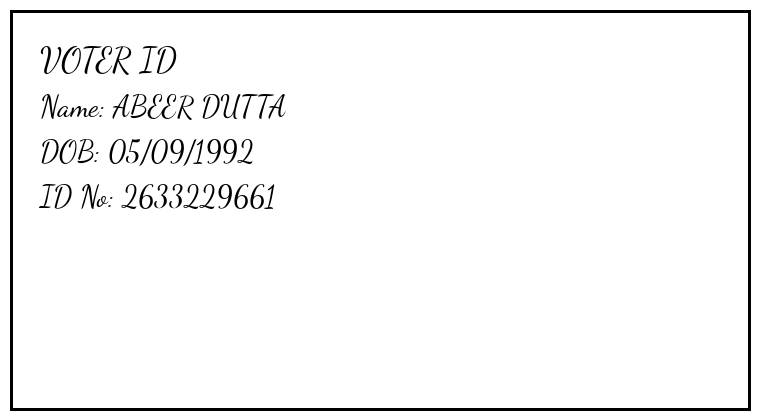
#> input picture research/ocr-validation/samples/id_0000_handwritten.png, 760 x 420 px; its folder holds only this picture in this run
$ python eval_blur_gate.py
#> lines starting #> are read from the running program, lines starting #| are printed output that depends on the picture
import os
import glob
import json
import numpy as np
from PIL import Image

def compute_laplacian_variance(image_path_or_pil):
    if isinstance(image_path_or_pil, str):
        im = Image.open(image_path_or_pil).convert('L')
    else:
        im = image_path_or_pil.convert('L')
    arr = np.array(im, dtype=np.float32)
    # 3x3 standard discrete Laplacian kernel in-place to minimize allocations
    lap = np.empty_like(arr[:-2, 1:-1])
    np.copyto(lap, arr[:-2, 1:-1])
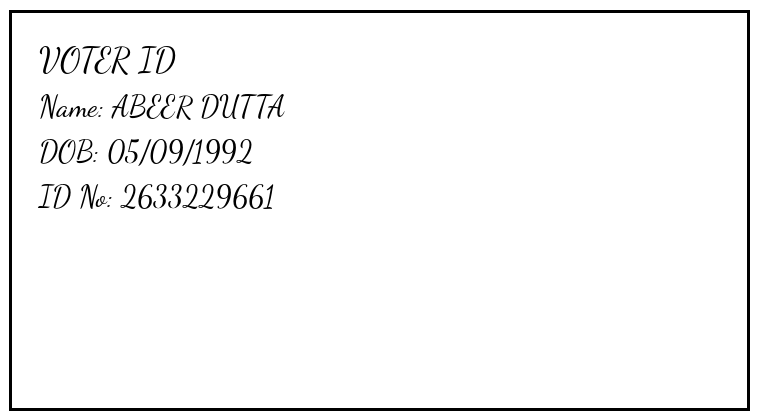
#> lap: shape (418, 758) float32; min 0, max 255, mean 245.9
    lap += arr[2:, 1:-1]
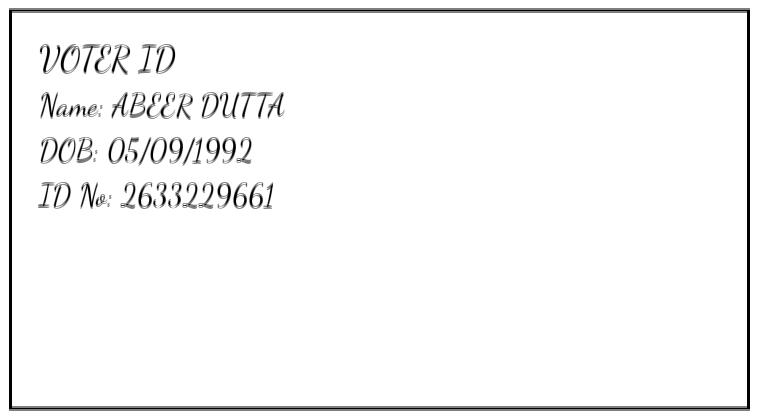
#> lap: shape (418, 758) float32; min 0, max 510, mean 491.9; drawn with min black and max white
    lap += arr[1:-1, :-2]
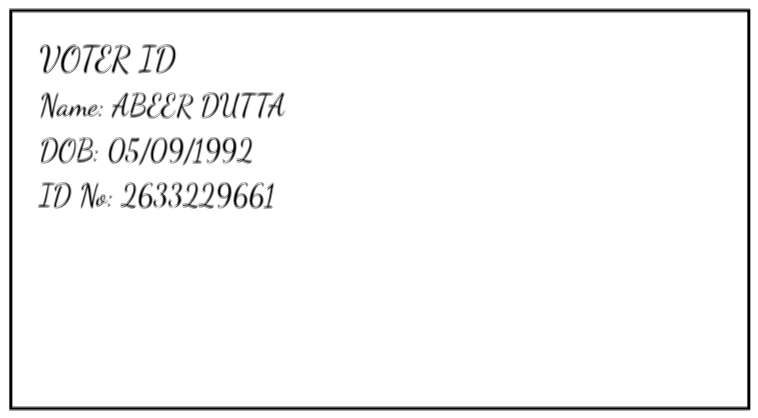
#> lap: shape (418, 758) float32; min 0, max 765, mean 737.8; drawn with min black and max white
    lap += arr[1:-1, 2:]
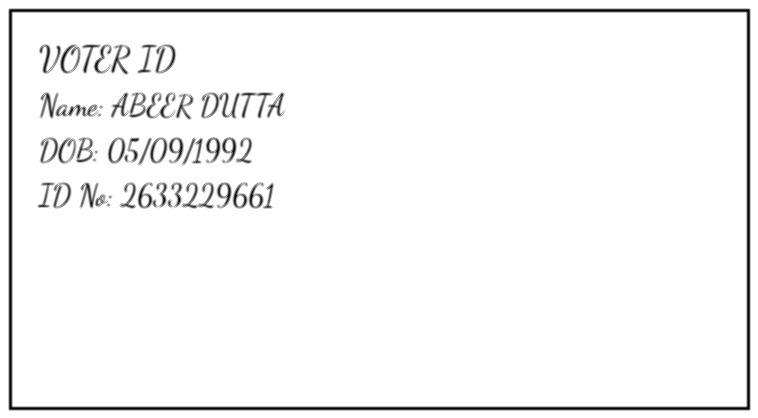
#> lap: shape (418, 758) float32; min 0, max 1020, mean 983.7; drawn with min black and max white
    lap -= 4.0 * arr[1:-1, 1:-1]
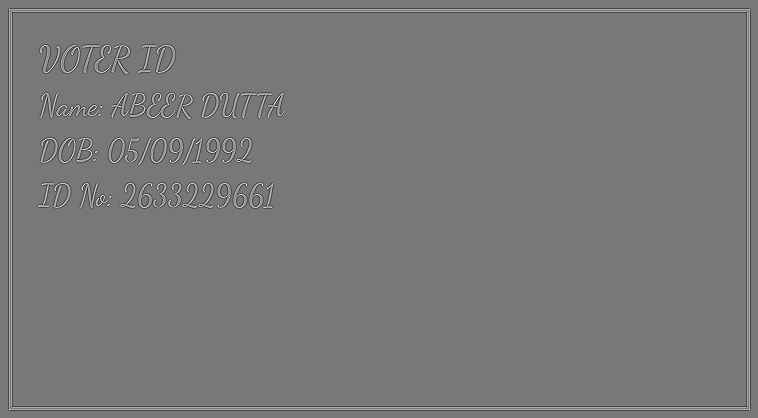
#> lap: shape (418, 758) float32; min -615, max 685, mean 0; drawn with min black and max white
    return float(np.var(lap))

def evaluate_samples(sample_dir="research/ocr-validation/samples", threshold=300.0):
    sample_files = sorted(glob.glob(os.path.join(sample_dir, "*.png")))
    results = []

    tp, fp, tn, fn = 0, 0, 0, 0

    print(f"=== Evaluating Blur Detection Gate (Threshold = {threshold}) ===")
    print(f"{'Filename':35s} | {'Condition':13s} | {'Laplacian Var':13s} | {'Gate Decision':15s} | {'Status'}")
    print("-" * 95)

    for path in sample_files:
        basename = os.path.basename(path)
        condition = basename.split("_")[-1].replace(".png", "")
        # Adjust for composite names like low_contrast
        if "low_contrast" in basename:
            condition = "low_contrast"

        score = compute_laplacian_variance(path)
#> score = 3757.3
        is_blurred_detected = score < threshold
#> is_blurred_detected = False
        is_actually_blurred = condition == "blurred"

        if is_blurred_detected and is_actually_blurred:
            tp += 1
            status = "CORRECT (REJECTED)"
        elif not is_blurred_detected and not is_actually_blurred:
            tn += 1
            status = "CORRECT (ACCEPTED)"
        elif is_blurred_detected and not is_actually_blurred:
            fp += 1
            status = "FALSE ALARM (FALSE REJECTION)"
        else:
            fn += 1
            status = "MISSED BLUR (LEAKAGE)"

        gate_str = "REJECT (Blur)" if is_blurred_detected else "ACCEPT"
#> gate_str = 'ACCEPT'
        print(f"{basename:35s} | {condition:13s} | {score:13.2f} | {gate_str:15s} | {status}")
#| id_0000_handwritten.png             | handwritten   |       3757.33 | ACCEPT          | CORRECT (ACCEPTED)

        results.append({
            "file": basename,
            "condition": condition,
            "score": score,
            "rejected": is_blurred_detected,
            "status": status,
        })

    total = len(sample_files)
    accuracy = (tp + tn) / total if total else 0
    precision = tp / (tp + fp) if (tp + fp) else 0
    recall = tp / (tp + fn) if (tp + fn) else 0

    print("-" * 95)
    print(f"Total Samples: {total} | TP={tp}, TN={tn}, FP={fp}, FN={fn}")
    print(f"Blur Detection Recall:    {recall:.1%} ({tp}/{tp+fn} blurred rejected)")
    print(f"False Positive Rate:      {fp/(fp+tn):.1%} ({fp}/{fp+tn} false rejections)")
    print(f"Overall Gate Accuracy:    {accuracy:.1%}")
    return results

if __name__ == "__main__":
    evaluate_samples()

$ run again, on research/ocr-validation/samples/id_0008_rotated.png
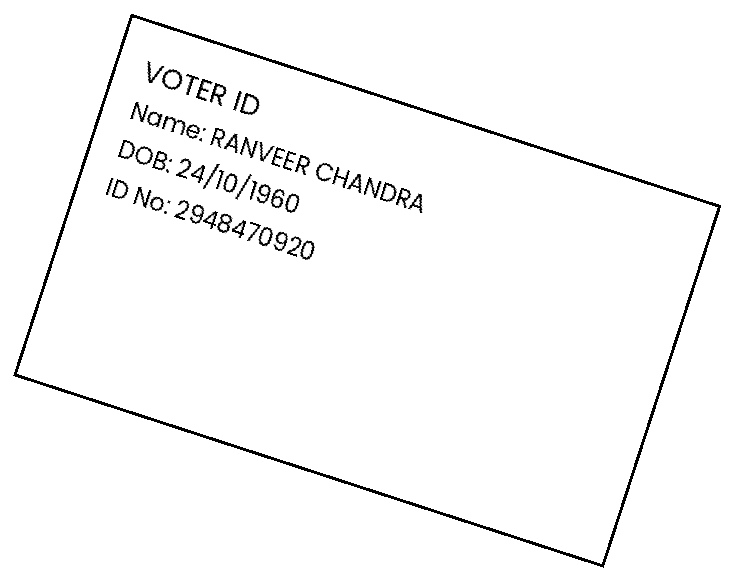
#> input picture research/ocr-validation/samples/id_0008_rotated.png, 734 x 580 px
#> in compute_laplacian_variance, `lap += arr[2:, 1:-1]`:
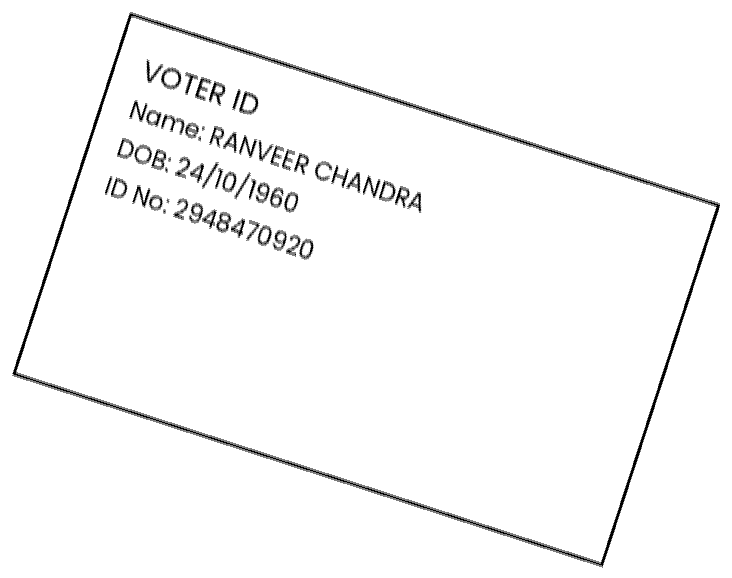
#> lap: shape (578, 732) float32; min 0, max 510, mean 497; drawn with min black and max white
#> in compute_laplacian_variance, `lap -= 4.0 * arr[1:-1, 1:-1]`:
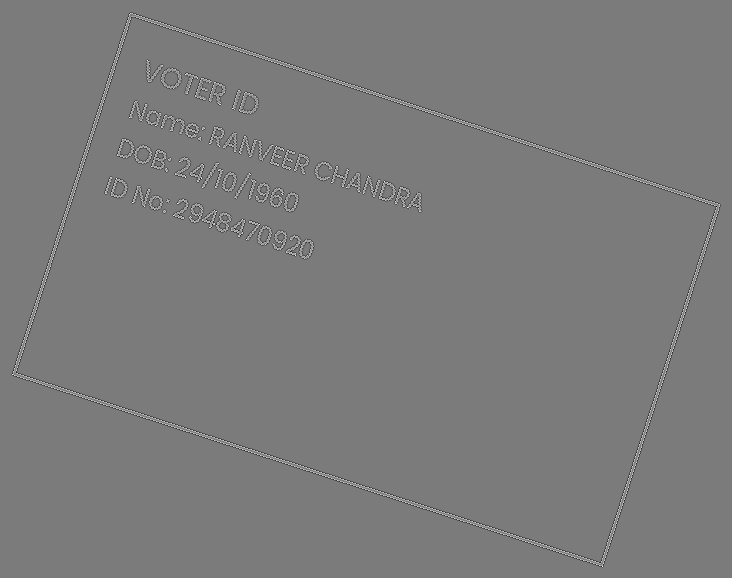
#> lap: shape (578, 732) float32; min -765, max 819, mean 0; drawn with min black and max white
#> score = 4158
#> is_blurred_detected = False
#> gate_str = 'ACCEPT'
#| id_0008_rotated.png                 | rotated       |       4158.01 | ACCEPT          | CORRECT (ACCEPTED)

$ run again, on research/ocr-validation/samples/receipt_0000_noisy.png
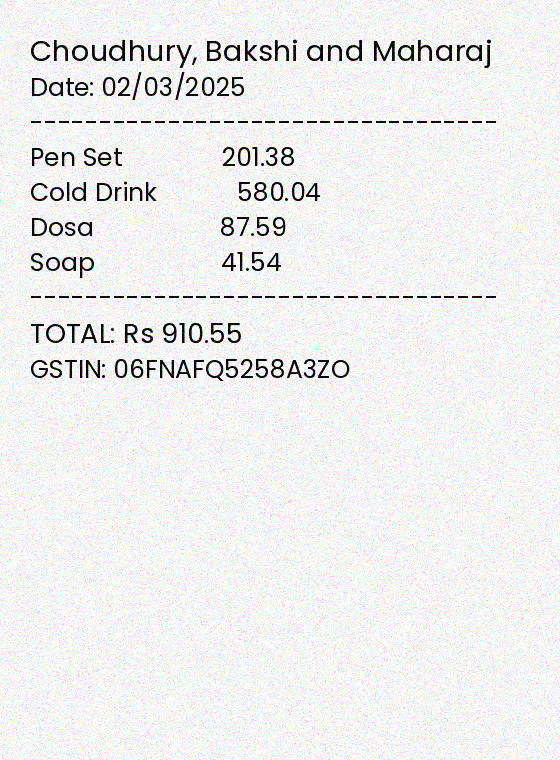
#> input picture research/ocr-validation/samples/receipt_0000_noisy.png, 560 x 760 px
#> in compute_laplacian_variance, `lap += arr[2:, 1:-1]`:
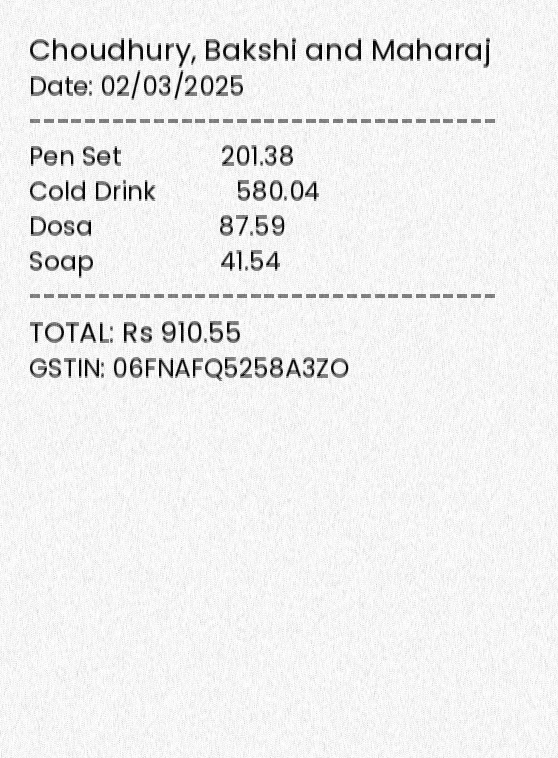
#> lap: shape (758, 558) float32; min 0, max 510, mean 477.1; drawn with min black and max white
#> in compute_laplacian_variance, `lap -= 4.0 * arr[1:-1, 1:-1]`:
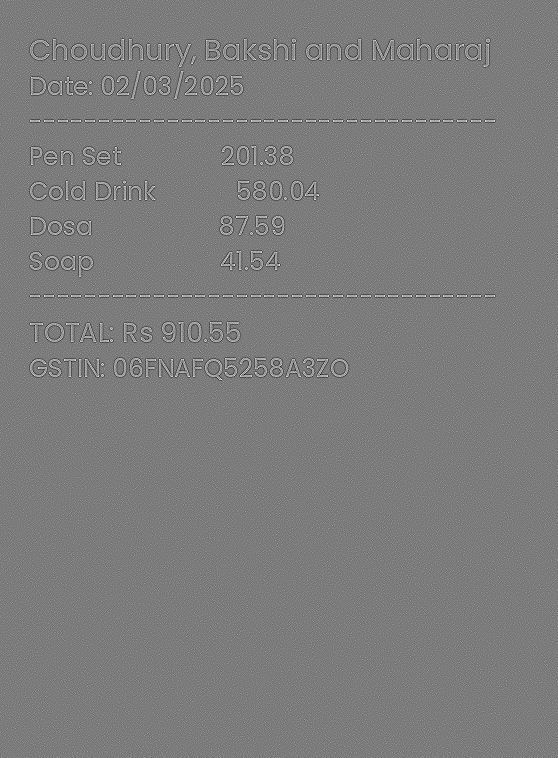
#> lap: shape (758, 558) float32; min -638, max 668, mean 0; drawn with min black and max white
#> score = 4506.3
#> is_blurred_detected = False
#> gate_str = 'ACCEPT'
#| receipt_0000_noisy.png              | noisy         |       4506.28 | ACCEPT          | CORRECT (ACCEPTED)

$ run again, on research/ocr-validation/samples/receipt_0003_clean.png
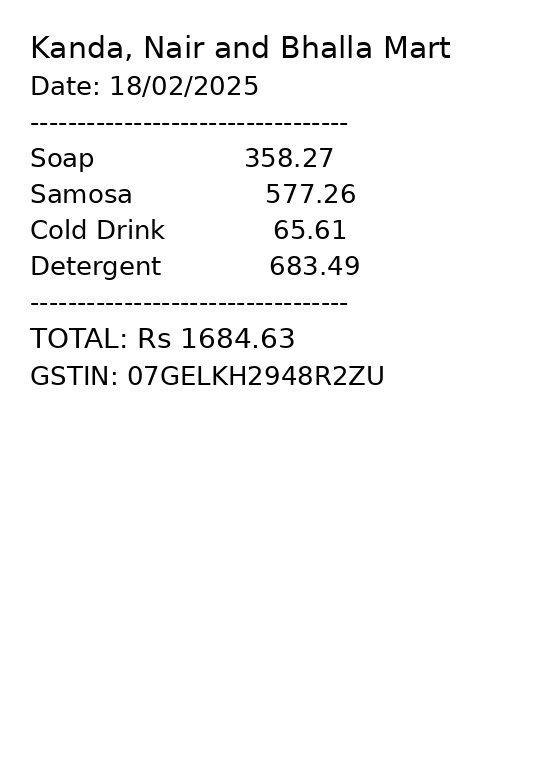
#> input picture research/ocr-validation/samples/receipt_0003_clean.png, 560 x 760 px
#> in compute_laplacian_variance, `lap += arr[1:-1, :-2]`:
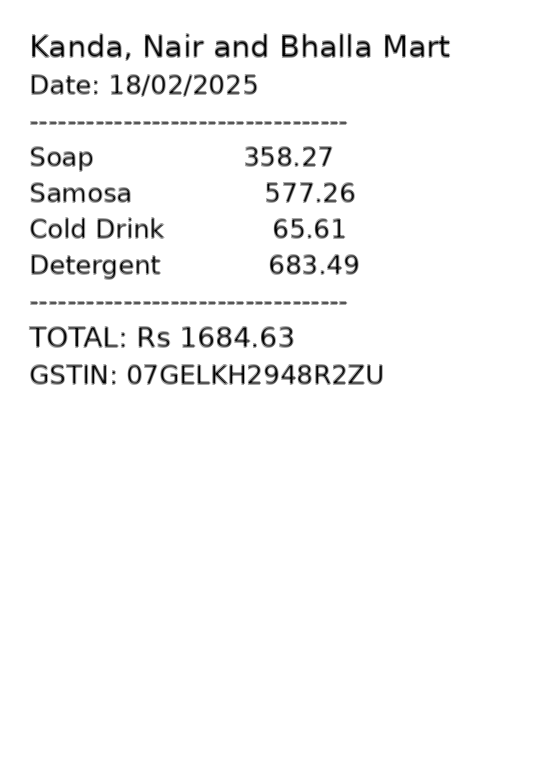
#> lap: shape (758, 558) float32; min 0, max 765, mean 742.3; drawn with min black and max white
#> in compute_laplacian_variance, `lap -= 4.0 * arr[1:-1, 1:-1]`:
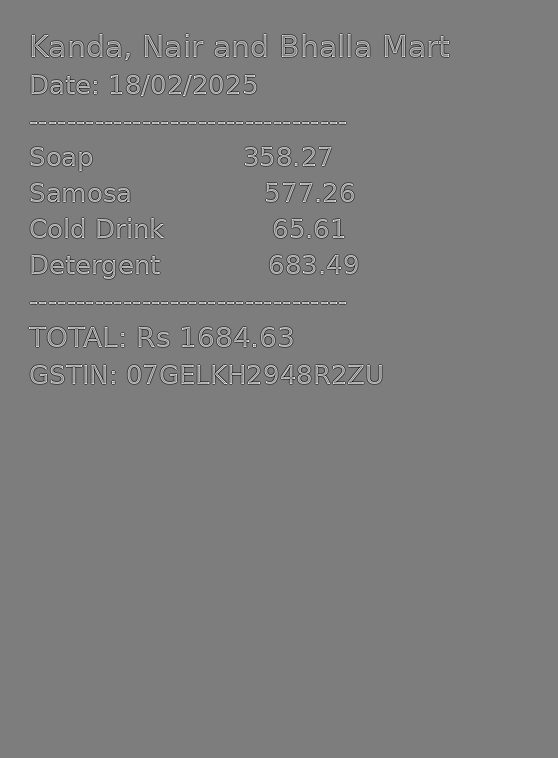
#> lap: shape (758, 558) float32; min -579, max 594, mean 0; drawn with min black and max white
#> score = 2748.9
#> is_blurred_detected = False
#> gate_str = 'ACCEPT'
#| receipt_0003_clean.png              | clean         |       2748.93 | ACCEPT          | CORRECT (ACCEPTED)
